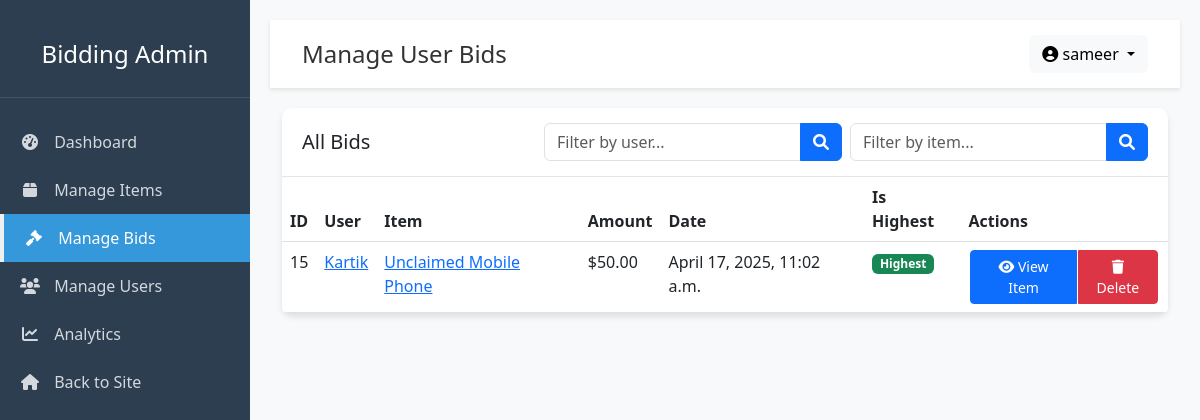
The app's page /bidding/bids/ (signed in) with its own data.
### bidding/models.py (models this page shows, shortened)
class Bid(models.Model):
    bid_item = models.ForeignKey(BidItem, on_delete=models.CASCADE, related_name='bids')
    user = models.ForeignKey(User, on_delete=models.CASCADE, related_name='user_bids')
    amount = models.DecimalField(max_digits=10, decimal_places=2)
    created_at = models.DateTimeField(auto_now_add=True)
    class Meta:
        ordering = ['-amount']

class BidItem(models.Model):
    STATUS_CHOICES = (
        ('active', 'Active'),
        ('sold', 'Sold'),
        ('expired', 'Expired'),
    )
    user = models.ForeignKey(User, on_delete=models.CASCADE, related_name='bid_items')
    title = models.CharField(max_length=100)
    description = models.TextField()
    initial_price = models.DecimalField(max_digits=10, decimal_places=2)
    current_price = models.DecimalField(max_digits=10, decimal_places=2)
    min_increment = models.DecimalField(max_digits=10, decimal_places=2, default=1.00)
    image = models.FileField(upload_to='bid_items/', blank=True, null=True)
    start_date = models.DateTimeField(auto_now_add=True)
    end_date = models.DateTimeField(default=timezone.now() + timezone.timedelta(days=7))
    status = models.CharField(max_length=20, choices=STATUS_CHOICES, default='active')
    created_at = models.DateTimeField(auto_now_add=True)
    updated_at = models.DateTimeField(auto_now=True)
    related_item = models.ForeignKey(Item, on_delete=models.SET_NULL, null=True, blank=True)

### bidding/views.py (the view)
# urls.py: path('bids/', views.manage_bids, name='manage_bids'),
@user_passes_test(is_admin)
def manage_bids(request):
    bids = Bid.objects.select_related('user', 'bid_item').order_by('-created_at')
    user_filter = request.GET.get('user', '')
    if user_filter:
        bids = bids.filter(user__username__icontains=user_filter)
    item_filter = request.GET.get('item', '')
    if item_filter:
        bids = bids.filter(bid_item__title__icontains=item_filter)
    paginator = Paginator(bids, 15)
    page_number = request.GET.get('page', 1)
    page_obj = paginator.get_page(page_number)
    context = {
        'page_obj': page_obj,
        'user_filter': user_filter,
        'item_filter': item_filter,
    }
    return render(request, 'admin_dashboard/manage_bids.html', context)

### bidding/views.py (called while the page is built)
def is_admin(user):
    return user.is_authenticated and user.is_staff

### bidding/templates/admin_dashboard/manage_bids.html (shortened to what this page needs)
{% extends 'admin_dashboard/base.html' %}
{% block header %}Manage User Bids{% endblock %}
{% block content %}
    <div class="card">
        <div class="card-header d-flex justify-content-between align-items-center">
            <h5 class="mb-0">All Bids</h5>
            <div class="d-flex">
                <form method="get" class="d-flex">
                    <div class="input-group me-2">
                        <input type="text" class="form-control" placeholder="Filter by user..." name="user" value="{{ user_filter }}">
                        <button type="submit" class="btn btn-primary">
                            <i class="fas fa-search"></i>
                        </button>
                    </div>
                    <div class="input-group">
                        <input type="text" class="form-control" placeholder="Filter by item..." name="item" value="{{ item_filter }}">
                        <button type="submit" class="btn btn-primary">
                            <i class="fas fa-search"></i>
                        </button>
                    </div>
                </form>
            </div>
        </div>
        <div class="card-body p-0">
            <div class="table-responsive">
                <table class="table table-hover mb-0">
                    <thead>
                        <tr>
                            <th>ID</th>
                            <th>User</th>
                            <th>Item</th>
                            <th>Amount</th>
                            <th>Date</th>
                            <th>Is Highest</th>
                            <th>Actions</th>
                        </tr>
                    </thead>
                    <tbody>
                        {% for bid in page_obj %}
                        <tr>
                            <td>{{ bid.id }}</td>
                            <td>
                                <a href="{% url 'user_detail' bid.user.id %}">
                                    {{ bid.user.username }}
                                </a>
                            </td>
                            <td>
                                <a href="{% url 'item_detail' bid.bid_item.id %}">
                                    {{ bid.bid_item.title }}
                                </a>
                            </td>
                            <td>${{ bid.amount }}</td>
                            <td>{{ bid.created_at }}</td>
                            <td>
                                {% if bid == bid.bid_item.bids.first %}
                                    <span class="badge bg-success">Highest</span>
                                {% else %}
                                    <span class="badge bg-secondary">No</span>
                                {% endif %}
                            </td>
                            <td>
                                <div class="btn-group">
                                    <a href="{% url 'item_detail' bid.bid_item.id %}" class="btn btn-sm btn-primary btn-action">
                                        <i class="fas fa-eye"></i> View Item
                                    </a>
                                    <a href="{% url 'confirm_delete_bid' bid.id %}" class="btn btn-sm btn-danger btn-action">
                                        <i class="fas fa-trash"></i> Delete
                                    </a>
                                </div>
                            </td>
                        </tr>
                        {% empty %}
                        <tr>
                            <td colspan="7" class="text-center">No bids found</td>
                        </tr>
                        {% endfor %}
                    </tbody>
                </table>
            </div>
        </div>
    </div>
{% endblock %}

### bidding/templates/admin_dashboard/base.html (shortened to what this page needs)
<!DOCTYPE html>
<html lang="en">
<head>
    <link href="https://cdn.jsdelivr.net/npm/bootstrap@5.3.0-alpha1/dist/css/bootstrap.min.css" rel="stylesheet">
    <link rel="stylesheet" href="https://cdnjs.cloudflare.com/ajax/libs/font-awesome/6.0.0/css/all.min.css">
</head>
<body>
    <div class="sidebar" id="sidebar">
        <div class="sidebar-header">
            <h4>Bidding Admin</h4>
        </div>
        <div class="sidebar-menu">
            <a href="{% url 'admin_dashboard' %}" class="{% if request.resolver_match.url_name == 'dashboard' %}active{% endif %}">
                <i class="fas fa-tachometer-alt"></i> Dashboard
            </a>
            <a href="{% url 'manage_items' %}" class="{% if request.resolver_match.url_name == 'manage_items' %}active{% endif %}">
                <i class="fas fa-box"></i> Manage Items
            </a>
            <a href="{% url 'manage_bids' %}" class="{% if request.resolver_match.url_name == 'manage_bids' %}active{% endif %}">
                <i class="fas fa-gavel"></i> Manage Bids
            </a>
            <a href="{% url 'manage_users' %}" class="{% if request.resolver_match.url_name == 'manage_users' %}active{% endif %}">
                <i class="fas fa-users"></i> Manage Users
            </a>
            <a href="{% url 'analytics' %}" class="{% if request.resolver_match.url_name == 'analytics' %}active{% endif %}">
                <i class="fas fa-chart-line"></i> Analytics
            </a>
            <a href="{% url 'bidding_home' %}">
                <i class="fas fa-home"></i> Back to Site
            </a>
        </div>
    </div>
    <div class="main-content">
        <nav class="navbar">
            <div class="container-fluid">
                <h4 class="mb-0">{% block header %}Admin Dashboard{% endblock %}</h4>
                <div class="d-flex">
                    <div class="dropdown">
                        <button class="btn btn-light dropdown-toggle" type="button" id="dropdownMenuButton" data-bs-toggle="dropdown" aria-expanded="false">
                            <i class="fas fa-user-circle"></i> {{ request.user.username }}
                        </button>
                    </div>
                </div>
            </div>
        </nav>
        <div class="container-fluid">
            {% block content %}
            {% endblock %}
        </div>
    </div>
</body>
</html>

### bidding/templates/admin_dashboard/base.html (style rules this page uses)
:root { --primary: #2c3e50; --secondary: #34495e; --accent: #3498db; --light: #ecf0f1; --dark: #1a252f; --success: #2ecc71; --warning: #f39c12; --danger: #e74c3c; }
body { font-family: 'Segoe UI', Tahoma, Geneva, Verdana, sans-serif; background-color: #f8f9fa; color: #333; }
.sidebar { background-color: var(--primary); color: white; height: 100vh; position: fixed; width: 250px; left: 0; top: 0; padding: 20px 0; transition: all 0.3s; z-index: 1000; }
.sidebar-header { padding: 20px; text-align: center; border-bottom: 1px solid rgba(255, 255, 255, 0.1); }
.sidebar-menu { padding: 20px 0; }
.sidebar-menu a { color: rgba(255, 255, 255, 0.8); padding: 12px 20px; display: block; text-decoration: none; transition: all 0.3s; }
.sidebar-menu a.active { background-color: var(--accent); color: white; border-left: 4px solid var(--light); }
.sidebar-menu i { margin-right: 10px; width: 20px; text-align: center; }
.main-content { margin-left: 250px; padding: 20px; transition: all 0.3s; }
.navbar { background-color: white; box-shadow: 0 2px 4px rgba(0, 0, 0, 0.1); padding: 15px 20px; margin-bottom: 20px; }
.card { border: none; border-radius: 10px; box-shadow: 0 4px 6px rgba(0, 0, 0, 0.1); margin-bottom: 20px; transition: transform 0.3s; }
.card-header { background-color: transparent; border-bottom: 1px solid rgba(0, 0, 0, 0.1); padding: 15px 20px; font-weight: 600; }
.table { border-radius: 5px; overflow: hidden; }
.table thead { background-color: var(--light); }
.btn-action { padding: 5px 10px; margin: 0 2px; }

### records on screen
Bid: id "15", user.username "Kartik", bid_item "Unclaimed Mobile Phone", amount "50.00", created_at "April 17, 2025, 11:02 a.m.", shows "Highest"

### other values on screen
{{ request.user.username }} "sameer"
